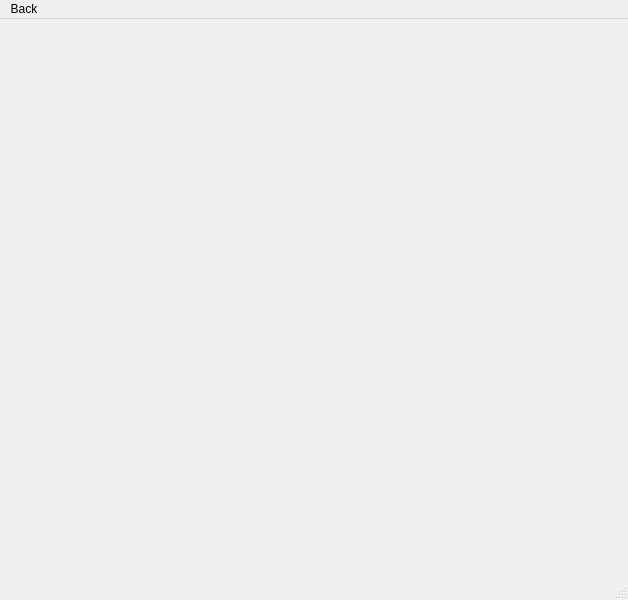
<?xml version="1.0" encoding="UTF-8"?>
<ui version="4.0">
 <class>MainWindow</class>
 <widget class="QMainWindow" name="MainWindow">
  <property name="geometry">
   <rect>
    <x>0</x>
    <y>0</y>
    <width>628</width>
    <height>600</height>
   </rect>
  </property>
  <property name="windowTitle">
   <string>MainWindow</string>
  </property>
  <widget class="QWidget" name="centralwidget"/>
  <widget class="QMenuBar" name="menubar">
   <property name="geometry">
    <rect>
     <x>0</x>
     <y>0</y>
     <width>628</width>
     <height>22</height>
    </rect>
   </property>
   <widget class="QMenu" name="menuBack">
    <property name="title">
     <string>Back</string>
    </property>
   </widget>
   <addaction name="menuBack"/>
  </widget>
  <widget class="QStatusBar" name="statusbar"/>
 </widget>
 <resources/>
 <connections/>
</ui>
